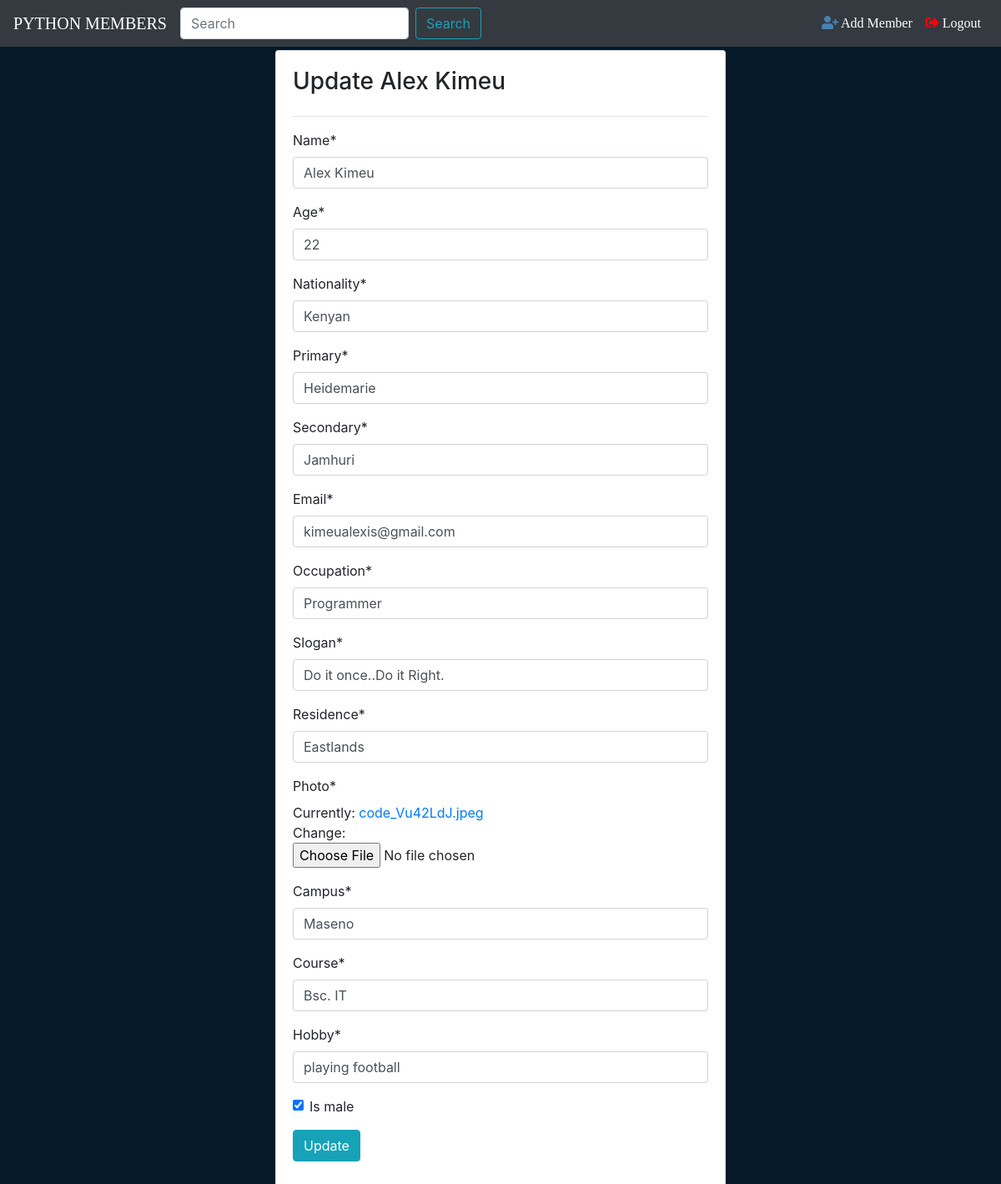
/3/update, run on the app's committed database.
### sodaapp/models.py (models this page shows, shortened)
class Member(models.Model):
    name = models.CharField(max_length=40)
    age = models.IntegerField()
    nationality = models.CharField(max_length=40)
    primary = models.CharField(max_length=40)
    secondary = models.CharField(max_length=40)
    email = models.EmailField()
    occupation = models.CharField(max_length=40)
    slogan = models.CharField(max_length=50)
    residence = models.CharField(max_length=40)
    photo = models.ImageField()
    campus = models.CharField(max_length=40)
    course = models.CharField(max_length=40)
    hobby = models.CharField(max_length=40)
    is_male = models.BooleanField(default=True)

### sodaapp/views.py (the view)
# urls.py: path('<int:pk>/update', views.MemberUpdateView.as_view(),
class MemberUpdateView(UpdateView):
    model = Member
    fields = '__all__'

### sodaapp/templates/sodaapp/member_form.html (shortened to what this page needs)
{% extends 'sodaapp/base.html' %}
{% load crispy_forms_tags %}
{% block content %}
    <div class="row">
        <div class="col-sm-3"></div>
        <div class="col-sm-6">
            <div class="card card-body my-1">
                <h3 class="text-capitalize">{% if object %}Update {{ object.name }}{% else %}add member{% endif %}</h3>
                <hr>
                <form method="post" enctype="multipart/form-data">
                    {{ form|crispy }}
                    <div class="form-group">
                        <button type="submit" class="btn btn-info">{% if object %}Update{% else %}Submit{% endif %}</button>
                    </div>
                </form>
            </div>
        </div>
    </div>
{% endblock %}

### sodaapp/static/sodaapp/css/style.css (style rules this page uses)
body { background: url("../images/db.png"); }

### data on the page
Member: name "Alex Kimeu", age "22", nationality "Kenyan", primary "Heidemarie", secondary "Jamhuri", email "kimeualexis@gmail.com", occupation "Programmer", slogan "Do it once..Do it Right.", residence "Eastlands", campus "Maseno", course "Bsc. IT", hobby "playing football", is_male "☑"
